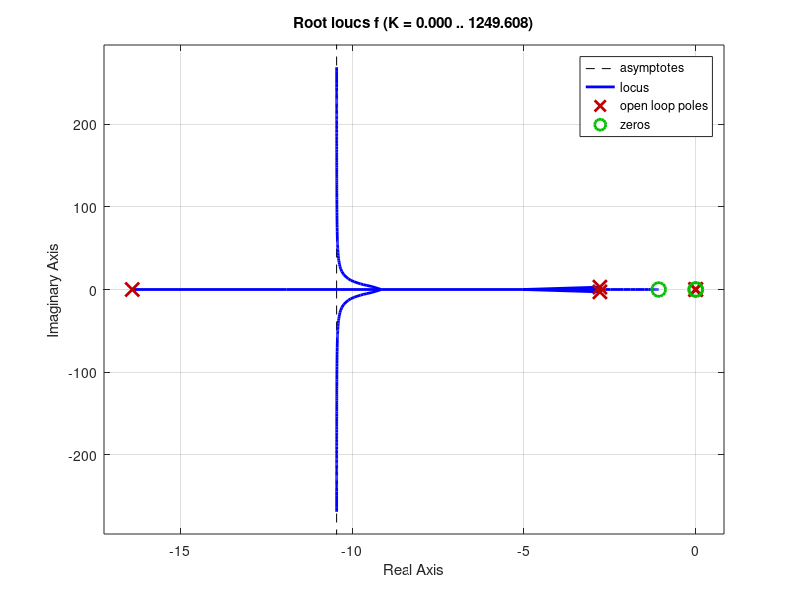
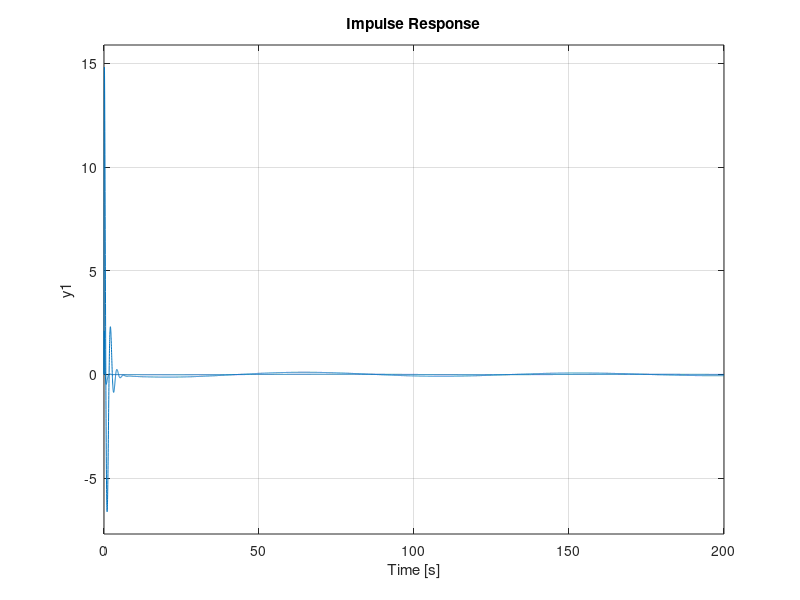

The MATLAB source for these figures, in order:
a=tf([-20],[1 20]);
b=tf([-18.1 0],[1 1.98 9.92]);
c=tf([1 0.00716],[1])
d=tf([1 1.08],[1 0.0088 0.00506]);
e= a*b*c*d;
f=0.16*feedback(e,0.16,-1);
zpk(f)
figure(1);
rlocus(f);
figure(2);
impulse(f);
hold on;
impulse(e);